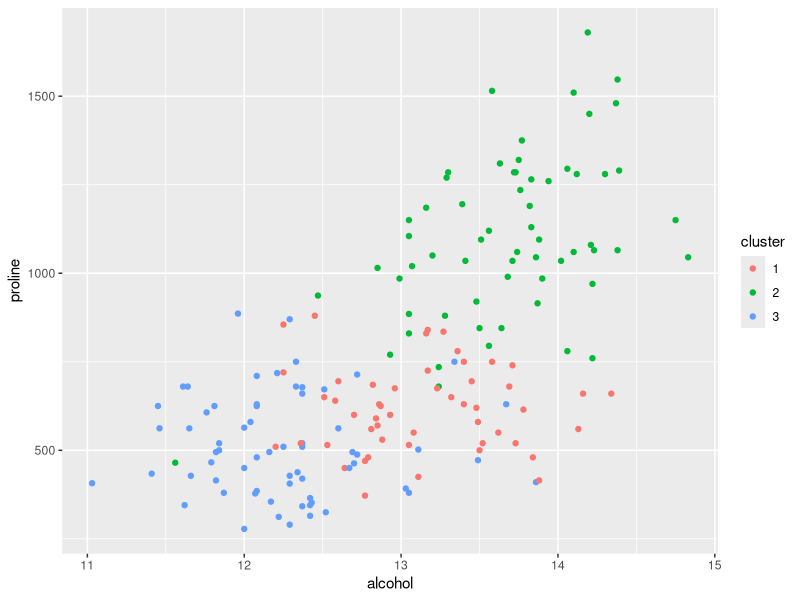
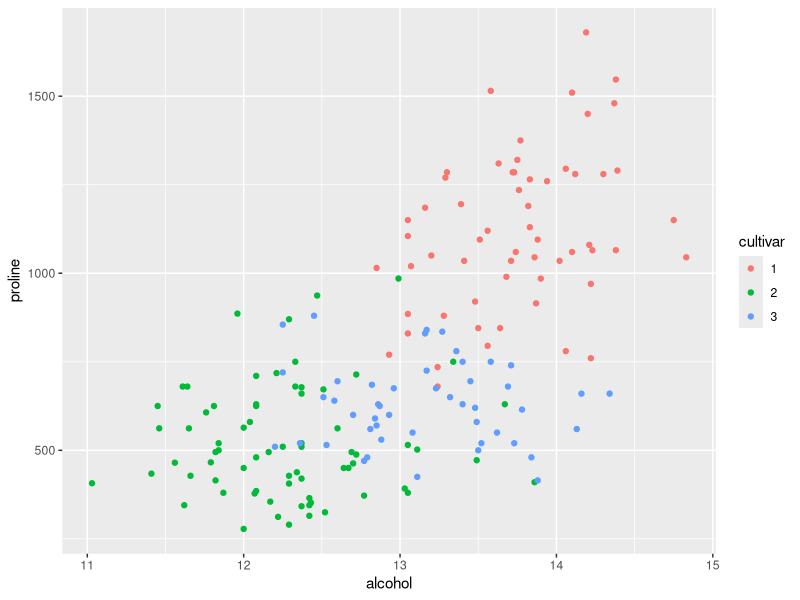
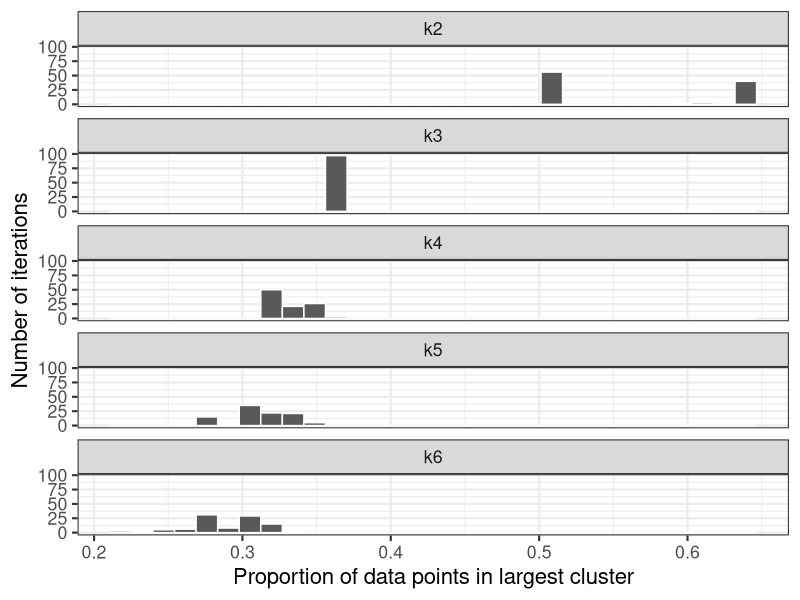
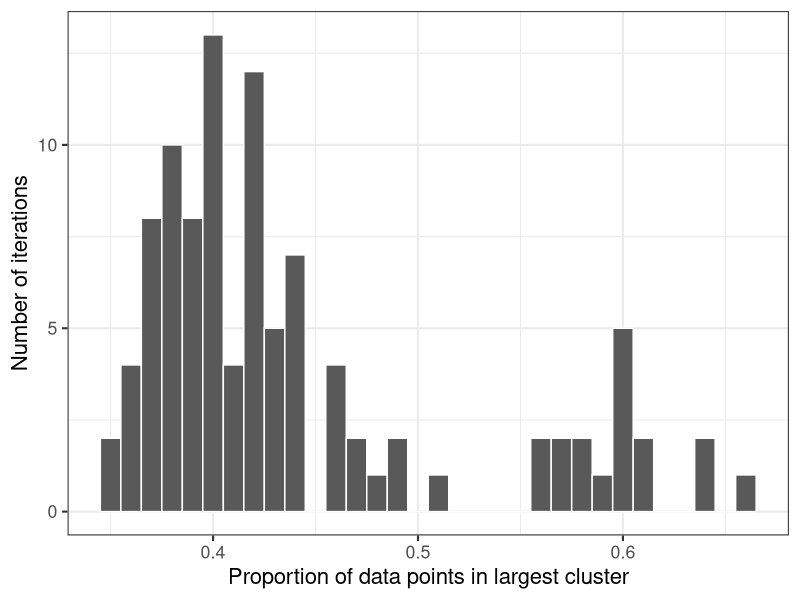
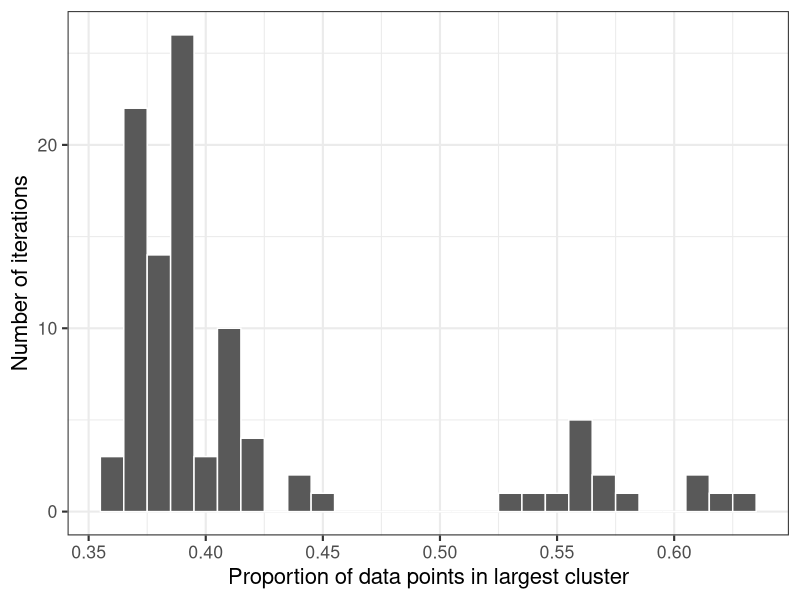

These figures' R source, in order:
## ---- chunk 1
library(tidyverse)
library(knitr)
library(forcats)
library(gridExtra)
library(cluster)

# load the wines dataset
wines <- read.csv('wines.csv')
colnames(wines) <- c("cultivar", "alcohol", "malic acid", "ash", 
                     "alcalinity of ash", "magnesium", "total phenols", 
                     "flavanoids", "nonflavanoid phenols", 
                     "proanthocyanins", "color intensity", "hue", 
                     "OD280/OD315 of diluted wines", "proline")

# save the grouping variable (cultivar) as its own variable
cultivar <- as.factor(wines$cultivar)
# remove cultivar from the dataset 
wines <- select(wines, -cultivar)
## ---- chunk 2
# run k-means to get 3 clusters
clusters_orig <- kmeans(scale(wines), centers = 3)
# identify what objects are contained within this cluster object
names(clusters_orig)
## ---- chunk 3
data.frame(wines, cluster = as.factor(clusters_orig$cluster)) %>%
  ggplot() + 
  geom_point(aes(x = alcohol, y = proline, col = cluster))
## ---- chunk 4
data.frame(wines, cultivar) %>%
  ggplot() + 
  geom_point(aes(x = alcohol, y = proline, col = cultivar))
## ---- chunk 5
set.seed(237489)
# pre-scale wines so the computer doesn't have to do this over-and-over again
wines_scaled <- scale(wines)
# run k-means 1,000 times (to get 3 clusters each time)
clusters_list <- lapply(1:100, function(iter) {
  kmeans(wines_scaled, centers = 3)
})
## ---- chunk 6
# collapse all cluster memberships into columns a data frame
clusters_df <- sapply(clusters_list, function(clust) clust$cluster)
colnames(clusters_df) <- c(paste0("iter", 1:ncol(clusters_df)))
## ---- chunk 7
# identify the proportion of data points that fall into the largest cluster
prop_largest_cluster <- clusters_df %>% 
  as.data.frame %>% 
  # table(clust) counts how many data points fall into each group
  # sort(table(clust), decreasing = T) arranges the groups in decreasing order of size
  summarise_all(function(clust) {
      sort(table(clust), decreasing = T)[1] / length(clust)
    }) 
## ---- chunk 8
table(unlist(prop_largest_cluster))
## ---- chunk 9
# below is a function that runs the above analysis for any value of k
iterate_kmeans <- function(N = 100, k) {
  # arguments:
  #   N: number of iterations
  #   k: the number of clusters
  # 
  # returns:
  #   a vector specifying the proportion of data points in the 
  #   largest cluster for each iteration
  
  
  # run k-means N times (to get k clusters each time)
  clusters_list <- lapply(1:N, function(iter) {
    kmeans(wines_scaled, centers = k)
  })
  
  # collapse all cluster memberships into columns a data frame
  clusters_df <- sapply(clusters_list, function(clust) clust$cluster)
  colnames(clusters_df) <- c(paste0("iter", 1:ncol(clusters_df)))
  
  # identify the proportion of data points that fall into the largest cluster
  prop_largest_cluster <- clusters_df %>% 
    as.data.frame %>% 
    # table(clust) counts how many data points fall into each group
    # sort(table(clust), decreasing = T) arranges the groups in decreasing order of size
    summarise_all(function(clust) {
        sort(table(clust), decreasing = T)[1] / length(clust)
      })   
  
  return(unlist(prop_largest_cluster))
}

## ---- chunk 10
set.seed(1231789)
# run the analysis for k = 2, 3, 4, 5, 6
kmeans_results <- data.frame(k2 = iterate_kmeans(k = 2),
                             k3 = iterate_kmeans(k = 3),
                             k4 = iterate_kmeans(k = 4),
                             k5 = iterate_kmeans(k = 5),
                             k6 = iterate_kmeans(k = 6))
## ---- chunk 11
# compare the cluster similarity (using our crude measure) for each k
kmeans_results %>%
  gather(key = "k", value = "prop") %>%
  ggplot() + 
  geom_histogram(aes(x = prop), col = "white") +
  facet_wrap(~k, ncol = 1) +
  xlab("Proportion of data points in largest cluster") +
  ylab("Number of iterations") + 
  theme_bw(base_size = 16)
## ---- chunk 12
# generate 100 bootstrap samples of the data
set.seed(23484)
wines_boot_list <- lapply(1:100, function(iter) {
  wine_boot_index <- sample(1:nrow(wines), replace = T)
  wine_boot <- wines[wine_boot_index, ]
})
## ---- chunk 13
# apply kmeans clustering to each of these datasets
wines_boot_cluster <- sapply(wines_boot_list, function(wine_boot) {
  kmeans(wine_boot, centers = 3)$cluster
})
colnames(wines_boot_cluster) <- c(paste0("iter", 1:ncol(wines_boot_cluster)))
## ---- chunk 14
# identify the proportion of data points that fall into the largest cluster
prop_largest_cluster_boot <- wines_boot_cluster %>% 
  as.data.frame %>% 
  # table(clust) counts how many data points fall into each group
  # sort(table(clust), decreasing = T) arranges the groups in decreasing order of size
  summarise_all(function(clust) {
      sort(table(clust), decreasing = T)[1] / length(clust)
    })
## ---- chunk 15
# plot the distribution of largest cluster proportion for the bootstrap samples
data.frame(prop = unlist(prop_largest_cluster_boot)) %>%
  ggplot() + 
  geom_histogram(aes(x = prop), col = "white", binwidth = 0.01) +
  xlab("Proportion of data points in largest cluster") +
  ylab("Number of iterations") + 
  theme_bw(base_size = 16)
## ---- chunk 16
# generate 100 subsamples samples of the data
set.seed(22344)
wines_sub_list <- lapply(1:100, function(iter) {
  wine_sub_index <- sample(1:nrow(wines), replace = F, size = round(0.8 * nrow(wines)))
  return(wines[wine_sub_index, ])
})
## ---- chunk 17
# apply kmeans clustering to each of these datasets
wines_sub_cluster <- sapply(wines_sub_list, function(wine_sub) {
  kmeans(wine_sub, centers = 3)$cluster
})
colnames(wines_sub_cluster) <- c(paste0("iter", 1:ncol(wines_sub_cluster)))
## ---- chunk 18
# identify the proportion of data points that fall into the largest cluster
prop_largest_cluster_sub <- wines_sub_cluster %>% 
  as.data.frame %>% 
  # table(clust) counts how many data points fall into each group
  # sort(table(clust), decreasing = T) arranges the groups in decreasing order of size
  summarise_all(function(clust) {
      sort(table(clust), decreasing = T)[1] / length(clust)
    })
## ---- chunk 19
# plot the distribution of largest cluster proportion for the sub samples
data.frame(prop = unlist(prop_largest_cluster_sub)) %>%
  ggplot() + 
  geom_histogram(aes(x = prop), col = "white", binwidth = 0.01) +
  xlab("Proportion of data points in largest cluster") +
  ylab("Number of iterations") + 
  theme_bw(base_size = 16)
